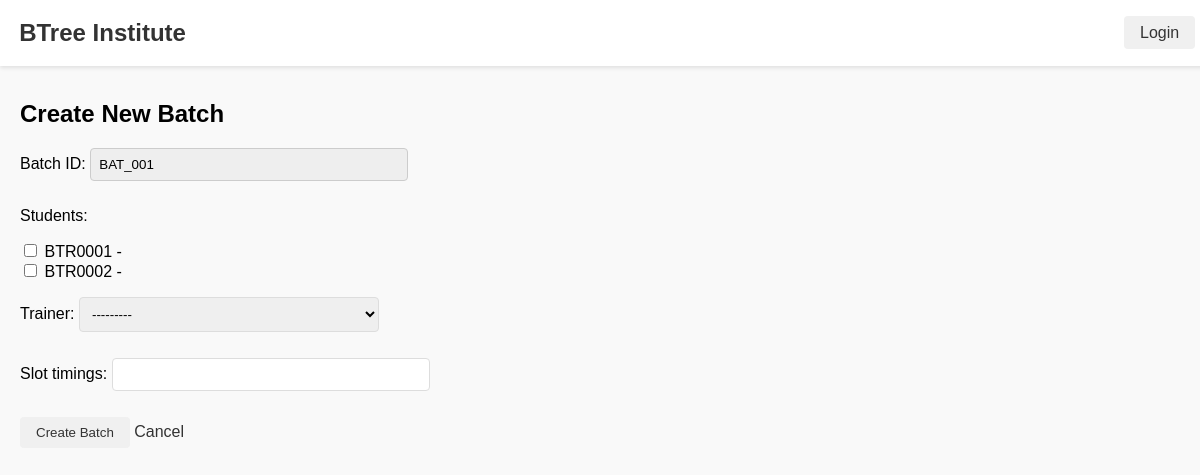
Before: /batches/create/ with the older database file.
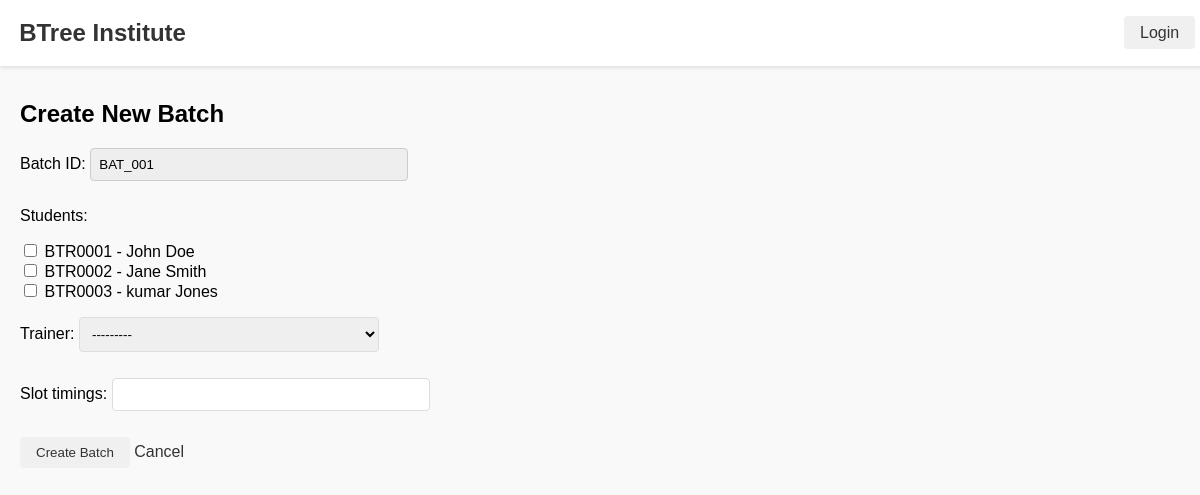
After: the same page with the newer database file.
### trainersdb/models.py (models this page shows, shortened)
class Trainer(models.Model):
    TRAINER_TYPE_CHOICES = [
        ('FT', 'Full Time'),
        ('FL', 'Freelancer'),
    ]
    trainer_id = models.CharField(max_length=10, unique=True, blank=True)
    name = models.CharField(max_length=100)
    phone = models.CharField(max_length=15)
    email = models.EmailField()
    address = models.TextField(blank=True, null=True)
    date_of_birth = models.DateField(blank=True, null=True)
    date_of_joining = models.DateField(auto_now_add=True, null=True)
    trainer_type = models.CharField(max_length=2, choices=TRAINER_TYPE_CHOICES)
    stack = models.CharField(max_length=200)
    def __str__(self):
        return f"{self.trainer_id} - {self.name}"

### batchdb/views.py (the view)
# urls.py: path('create/', create_batch, name='create_batch'),
def create_batch(request):
    next_batch_id = get_next_batch_id()
    if request.method == 'POST':
        form = BatchForm(request.POST)
        if form.is_valid():
            batch = form.save(commit=False)
            batch.batch_id = next_batch_id  # Set manually
            batch.save()
            batch.students.set(form.cleaned_data['students'])
            for student in form.cleaned_data['students']:
                if student.pl_required:
                    Placement.objects.get_or_create(student=student)
            messages.success(request, f"Batch {batch.batch_id} created successfully.")
            return redirect('batch_list')
    else:
        form = BatchForm()
    return render(request, 'batchdb/create_batch.html', {'form': form, 'next_batch_id': next_batch_id})

### batchdb/forms.py
class BatchForm(forms.ModelForm):
    students = forms.ModelMultipleChoiceField(
        queryset=Student.objects.all(),
        widget=forms.CheckboxSelectMultiple,
        required=True
    )
    trainer = forms.ModelChoiceField(
        queryset=Trainer.objects.all(),
        required=True
    )
    class Meta:
        model = Batch
        fields = ['students', 'trainer', 'slot_timings']

### batchdb/views.py (called while the page is built)
def get_next_batch_id():
    last_batch = Batch.objects.order_by('-id').first()
    if last_batch and last_batch.batch_id.startswith('BAT_'):
        last_num = int(last_batch.batch_id.replace('BAT_', ''))
        return f"BAT_{last_num + 1:03d}"
    return "BAT_001"

### studentsdb/models.py (called while the page is built)
    def __str__(self):
        return f"{self.student_id} - {self.first_name} {self.last_name}"

### templates/batchdb/create_batch.html (shortened to what this page needs)
{% extends "base.html" %}
{% block content %}
<h2>Create New Batch</h2>
<form method="post">
    <p>
        <label>Batch ID:</label>
        <input type="text" value="{{ next_batch_id }}" readonly style="background-color: #eee; border: 1px solid #ccc;">
    </p>
    {{ form.as_p }}
    <button type="submit">Create Batch</button>
    <a href="{% url 'batch_list' %}">Cancel</a>
</form>
{% endblock %}

Changed rows visible on the page:
removed Trainer: trainer "---------"
Other visible differences:
form field students: "☐ ☐" → "☐ ☐ ☐"
form field trainer: (not shown) → "---------"
text no longer shown: "Students: BTR0001 - BTR0002 - Trainer: Slot timings:"
text now shown: "Students: BTR0001 - John Doe BTR0002 - Jane Smith BTR0003 - kumar Jones Trainer: Slot timings:"
